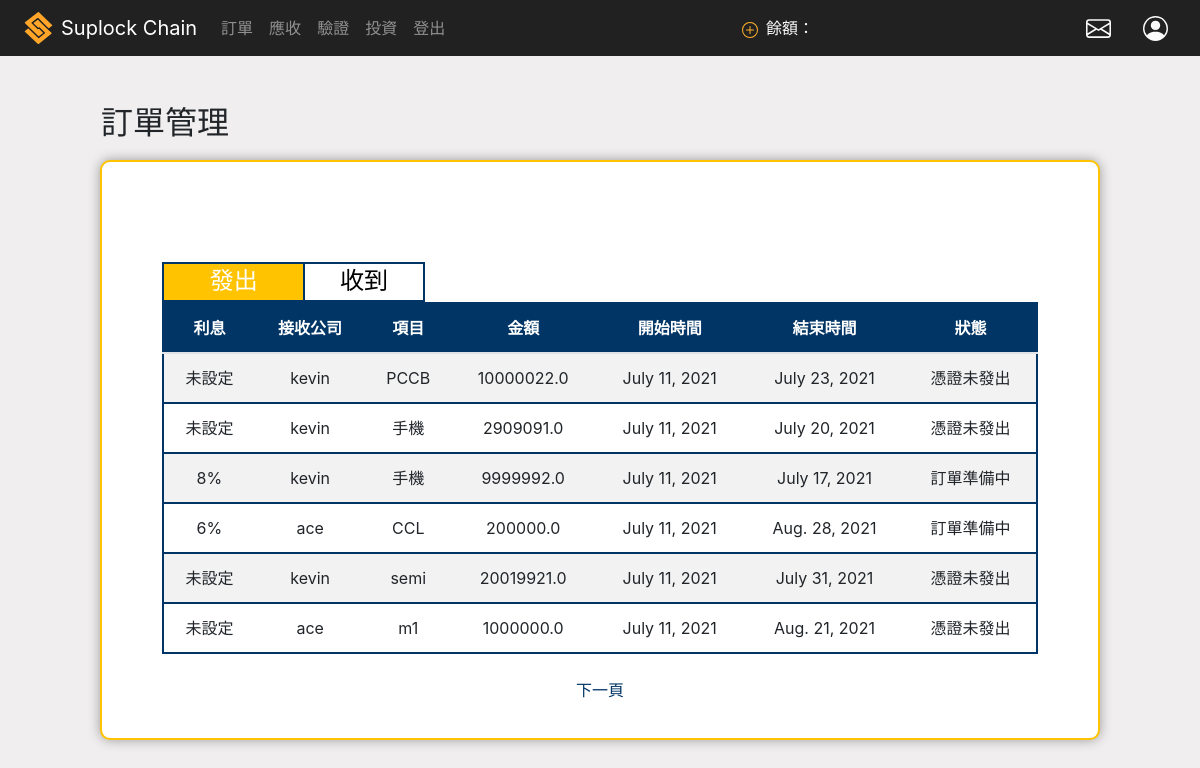
/company_orders (signed in), run on the app's committed database.
### core/models.py (models this page shows)
class Company_orders(models.Model):
    send_company = models.ForeignKey(Company,on_delete=models.CASCADE ,related_name='send_company') ## 一個發出Company 對多 orders
    receive_compamy = models.ForeignKey(Company,on_delete=models.CASCADE ,related_name='receive_comapny') ## 一個接收Company 對多 orders
    product  = models.CharField(max_length=40) ##訂單項目
    price = models.DecimalField(max_digits=12, decimal_places=1) ##訂單價格
    start_date = models.DateField(auto_now_add = True ,null=True) ## 發起時間
    end_date = models.DateField() ## 結束時間
    state = models.IntegerField(choices=STATE_CHOICES, default=1) ##狀態
    rate = models.FloatField(choices=RATE_CHOICES, null=True,  blank=True) ##利息
    tokenB_balance = models.DecimalField(max_digits=12, decimal_places=0 , default=0, blank=True)##tokenB可使用餘額
    already_transfer = models.DecimalField(max_digits=12, decimal_places=0,  default=0,  blank=True)## 已移轉amount
    already_loan = models.DecimalField(max_digits=12, decimal_places=0 , default=0,   blank=True)## 已借款amount
    transactionHash = models.CharField(max_length=66, null=True, blank=True)

class Company(models.Model):
    user = models.OneToOneField(User, on_delete=models.CASCADE) ## user foriegn key
    uni_num = models.CharField(max_length=100) ##統一編號
    public_address = models.CharField(max_length=42) ##公鑰
    core = models.BooleanField() #是否為核心企業
    amount_a = models.DecimalField(max_digits=12, decimal_places=1, null=True) #核心企業token_A數量
    amount_865 = models.DecimalField(max_digits=12, decimal_places=0, null=True) #核心企業平台幣數量
    create_time = models.DateTimeField(auto_now_add= True) #進入時間
    contract_address = models.CharField(max_length=42,null=True,blank=True) ##合約地址

### core/views.py (the view, shortened to what this page needs)
# urls.py: path('company_orders',views.company_order.as_view(), name='company_orders'),
@method_decorator(login_required, name='dispatch')
class company_order(generic.ListView):
    model = Company_orders
    template_name = 'company_orders.html'
    context_object_name = 'orders'
    paginate_by = 6
    def get_queryset(self):
        user = self.request.user
        company = Company.objects.filter(user = user)[0]
        return  company.send_company.all()
    def get_context_data(self, **kwargs) :
        form = set_order_rate()
        company_addr_dict = {}
        rec_com_list = []
        context =  super(company_order,self).get_context_data(**kwargs)
        user = self.request.user
        company = Company.objects.filter(user = user)[0]
        all_company = company.send_company.all()
        for rec_com in all_company:
            rec_com_list.append(rec_com.receive_compamy)
        for c in rec_com_list:
            company_addr_dict[c.user.username] = c.public_address
        context['company_addr_dict'] = json.dumps(company_addr_dict)
        context['form'] = form
        return context

### core/forms.py
class set_order_rate(forms.Form):
    orders_id = forms.CharField()
    rec_company_name = forms.CharField()
    rec_com_address = forms.CharField()
    rate = forms.ChoiceField(choices = RATE_CHOICES ,widget = forms.Select ,required=True)

### core/templates/company_orders.html (shortened to what this page needs)
<!DOCTYPE html>
<html lang="en">
<head>
    {% include 'nav_login.html' %}
    {% load static %}
    <link rel="stylesheet" href="{%static 'css/company_orders.css' %}">
</head>
<body>
<main class="main_content" id = 'fade_out'>
    <div class='content_title'>
        <h2>訂單管理</h2>
    </div>
    <div class="outer">
        <div class="table_above_tag">
            <div class='send_btn' id='clicked_1'>
                <h2 class="send_order" >發出</h2>
            </div>
            <a class='recieve_btn' id= 'clicked_2' href="{% url 'company_orders_rec' %}">
                <h2 class="send_order" >收到</h2>
            </a>
        </div>
        <div class="ordersTable" id="sendOrder">
            <table class="table table-striped">
                <thead>
                    <tr>
                        <th>利息</th>
                        <th>接收公司</th>
                        <th>項目</th>
                        <th>金額</th>
                        <th>開始時間</th>
                        <th>結束時間</th>
                        <th>狀態</th>
                    </tr>
                </thead>
                <tbody>
                    {% for order in orders %}
                    <tr name = 'make_id' onclick=" pop_set_rate()" >
                        {% if not order.state == 1  %}
                        <td name = 'percent'>{{ order.get_rate_display }}</td>
                        {% else %}
                        <td name = 'percent'>未設定</td>
                        {% endif %}
                        <td name= 'to_id' >{{order.receive_compamy.user}}</td>
                        <td >{{order.product}}</td>
                        <td>{{order.price}}</td>
                        <td>{{order.start_date}}</td>
                        <td>{{order.end_date}}</td>
                        <td name = 'state' >{{ order.get_state_display }}</td>
                    </tr>
                    {% endfor %}
                </tbody>
            </table>
            {% if is_paginated %}
            <div class='paginator'>
                {% if page_obj.has_next %}
                <a  href="?page={{ page_obj.next_page_number }}">下一頁</a>
                {% endif %}
            </div>
            {% endif %}
        </div>
    </div>
</main>
</body>
</html>

### core/templates/nav_login.html (shortened to what this page needs)
<!DOCTYPE html>
<html lang="en">
<head>
    {% load static %}
    {% load notifications_tags %}
    <link href="https://cdnjs.cloudflare.com/ajax/libs/font-awesome/5.12.1/css/all.min.css" rel="stylesheet"/>
    <link href="https://stackpath.bootstrapcdn.com/bootstrap/4.4.1/css/bootstrap.min.css" rel="stylesheet"/>
    <link rel="stylesheet" href="https://maxcdn.bootstrapcdn.com/bootstrap/4.0.0/css/bootstrap.min.css"
>
    <link rel="stylesheet" href="{%static 'css/navbar.css' %}">
</head>
<body>
    <nav class="navbar navbar-expand-lg navbar-dark" id = 'navbar'>
        <i class="fab fa-staylinked fa-2x" id='figure1'></i>
        <a class="navbar-brand" href="{% url 'company_index' %}">Suplock Chain</a>
            <ul class="navbar-nav mr-auto">
            {% if request.user.is_authenticated %}
                 <li class="nav-item" id = 'i1'>
                    <a class="nav-link" href= "{% url 'company_orders' %}" >訂單</a>
                </li>
                <li class="nav-item" id = 'i2'>
                    <a class="nav-link" href="#">應收<span class="sr-only">(current)</span></a>
                </li>
                <li class="nav-item" id = 'i3'>
                    <a class="nav-link" href="#">驗證</a>
                </li>
                <li class="nav-item" id = 'i4'>
                    <a class="nav-link" href="#">投資</a>
                </li>
                <li class="nav-item">
                    <a class="nav-link" href="{% url 'logout' %}">登出</a>
                </li>
            </ul>
                <div class="rightbar" >
                    <a class="" href = "{% url 'add_erc865' %}" ><img id = "plus"  src="{%static 'icon/plus-circle.svg' %}" ></a>
                    <label for = 'input_remain' class="ml-1 mr-1" id = "remain">餘額：</label>
                    <input id="input_remain" type="text" disabled>
                    {% notifications_unread as unread_count %}
                    {% if unread_count > 0 %}
                    <a href = "{% url 'my_notification' %}" class="icon-badge-container mx-3">
                        <i style = "color:white;" class="far fa-envelope-open icon-badge-icon"></i>
                        <div class="icon-badge">{% notifications_unread %}</div>
                    </a>
                    {% else %}
                    <a class=" mx-3 " href = "{% url 'my_notification' %}" ><img id="message"  src="{%static 'icon/envelope.svg' %}" ></a>
                    {% endif %}
                    <a class=" mx-3 " href = "{% url 'company_index' %}" ><img id="user" src="{%static 'icon/person-circle.svg' %}"></a>
                </div>
            {% endif %}
    </nav>
</body>
</html>

### static/css/navbar.css (style rules this page uses)
#figure1 { width: 45px; animation:0ms; -webkit-animation:rotateImg 3s linear infinite; vertical-align: middle; filter: invert(66%) sepia(96%) saturate(470%) hue-rotate(338deg) brightness(105%) contrast(101%); }
#user { filter: invert(84%) sepia(100%) saturate(5945%) hue-rotate(186deg) brightness(130%) contrast(96%); width: 25px; height: 25px; }
#message { filter: invert(84%) sepia(100%) saturate(5945%) hue-rotate(186deg) brightness(130%) contrast(96%); width: 25px; height: 25px; }
#remain { color:#FAFAFA; }
#plus { filter: invert(66%) sepia(96%) saturate(470%) hue-rotate(338deg) brightness(105%) contrast(101%); margin-right: 4px; }
#navbar { background-color: #212121; }
.rightbar { display: flex; flex-direction: row; justify-content: flex-start; align-items: center; }
label { margin-top: .5em; }
#input_remain { width: auto; background-color:#212121; color: white; border: none; }

### static/css/company_orders.css (style rules this page uses)
a { background-color: transparent ; color: #003566; }
input { background-color: white; }
body { background-color: rgb(240, 238, 238) }
.main_content { display: flex; flex-direction: column; justify-content: flex-start; align-items: center; }
.outer { padding-left: 5%; padding-right: 5%; padding-bottom: 5%; border: 2px solid #ffc300; border-radius: 10px; width :1000px; margin-top: 10px; display: flex; flex-direction: column; justify-content: flex-start; box-shadow:0px 0px 12px rgb(155, 154, 154); height : 580px; background-color: white; }
.content_title { margin-top: 6vh; transform: translateX(-435px); }
.send_btn { width: 60%; height: 100%; border: 2px solid #003566; text-align: center; display: flex; flex-direction: column; justify-content: center; cursor: pointer; transition: 200ms ease-in-out; color: white; background-color:#ffc300;; }
.recieve_btn { width: 50%; height: 100%; border: 2px solid #003566; text-align: center; display: flex; flex-direction: column; justify-content: center; cursor: pointer; border-left: none; transition: 200ms ease-in-out; color: black; }
.send_order { font-size: 1.5em; margin-top: 0.25em; }
.ordersTable { justify-content: center; align-items: center; }
table { border: 2px solid #003566; }
thead { background-color:#003566 ; color: white; }
tr { text-align: center; border-bottom:2px solid #003566; cursor: pointer; }
.table_above_tag { width: 30%; height: 40px; display: flex; flex-direction: row; justify-content: flex-start; align-items: flex-end; margin-top: 100px; }
.paginator { width: 100%; height: 40px; display: flex; flex-direction: row; justify-content: center; align-items: center; }

### data on the page
Company_orders: shows "未設定", receive_compamy.user "kevin", product "PCCB", price "10000022.0", start_date "July 11, 2021", end_date "July 23, 2021", state "憑證未發出"
Company_orders: shows "未設定", receive_compamy.user "kevin", product "手機", price "2909091.0", start_date "July 11, 2021", end_date "July 20, 2021", state "憑證未發出"
Company_orders: rate "8%", receive_compamy.user "kevin", product "手機", price "9999992.0", start_date "July 11, 2021", end_date "July 17, 2021", state "訂單準備中"
Company_orders: rate "6%", receive_compamy.user "ace", product "CCL", price "200000.0", start_date "July 11, 2021", end_date "Aug. 28, 2021", state "訂單準備中"
Company_orders: shows "未設定", receive_compamy.user "kevin", product "semi", price "20019921.0", start_date "July 11, 2021", end_date "July 31, 2021", state "憑證未發出"
Company_orders: shows "未設定", receive_compamy.user "ace", product "m1", price "1000000.0", start_date "July 11, 2021", end_date "Aug. 21, 2021", state "憑證未發出"
